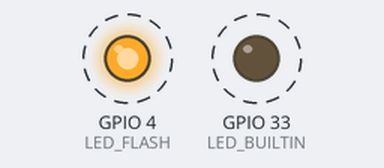
A program run on a simulated ESP32. Shown: output pins drawn as LEDs (lit = HIGH). Dashed ring = blinking. WiFi joins after 1.5 s; servers stay silent unless stated; what the program prints to the serial monitor is not drawn.

Above: at 1.7 s.
Timing chart, 0 to 5.0 s (numbered marks = the images above):
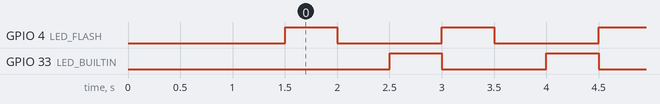

The program:

main.cpp
```cpp
#include <Arduino.h>
#include <ArduinoOTA.h>
//Force those to be build before ota.h

#define LED_BUILTIN 33
#define LED_FLASH 4

// put function declarations here:
// int myFunction(int, int);

const char* ssid = "IoT-AP";
const char* password = "12345678";


#pragma region OTA
void setupOta(){
ArduinoOTA.setHostname("myesp32");
ArduinoOTA.setPassword("admin");
  ArduinoOTA
    .onStart([]() {
      String type;
      if (ArduinoOTA.getCommand() == U_FLASH)
        type = "sketch";
      else // U_SPIFFS
        type = "filesystem";

      // NOTE: if updating SPIFFS this would be the place to unmount SPIFFS using SPIFFS.end()
      Serial.println("Start updating " + type);
    })
    .onEnd([]() {
      Serial.println("\nEnd");
    })
    .onProgress([](unsigned int progress, unsigned int total) {
      Serial.printf("Progress: %u%%\r", (progress / (total / 100)));
    })
    .onError([](ota_error_t error) {
      Serial.printf("Error[%u]: ", error);
      if (error == OTA_AUTH_ERROR) Serial.println("Auth Failed");
      else if (error == OTA_BEGIN_ERROR) Serial.println("Begin Failed");
      else if (error == OTA_CONNECT_ERROR) Serial.println("Connect Failed");
      else if (error == OTA_RECEIVE_ERROR) Serial.println("Receive Failed");
      else if (error == OTA_END_ERROR) Serial.println("End Failed");
    });

  ArduinoOTA.begin();
}
#pragma endregion ota

void connectWifi(){
  Serial.println("Connecting to WiFi network: " + String(ssid));
  WiFi.begin(ssid, password);
  while (WiFi.status() != WL_CONNECTED) {
    Serial.print(".");
    delay(500);
  }
  Serial.println("");
  Serial.println("WiFi connected successfully");
  Serial.print("Got IP: ");
  Serial.println(WiFi.localIP());
}

void setup() {
  Serial.begin(115200);
  pinMode(0, INPUT);
  pinMode(LED_BUILTIN, OUTPUT);
  pinMode(LED_FLASH, OUTPUT);
  connectWifi();
  setupOta();
}

void setLED(int pin, int state) {
  if (pin == LED_BUILTIN) {
    digitalWrite(LED_FLASH, state);
  } else if (pin == LED_FLASH) {
    digitalWrite(LED_BUILTIN, !state);
  }
}

void utlityLoop() {
  ArduinoOTA.handle();
}

void myLoop(){
  setLED(LED_BUILTIN, millis() % 1500 < 500);
  setLED(LED_FLASH, millis() % 1500 < 1000);
  Serial.println("Loop: " + String(millis()));
}

void loop() {
  myLoop();
  utlityLoop();
}
```

Measured:
- by itself, GPIO 4 (LED_FLASH), GPIO 33 (LED_BUILTIN): alternates HIGH for 0.50 s and LOW for 1.0 s
